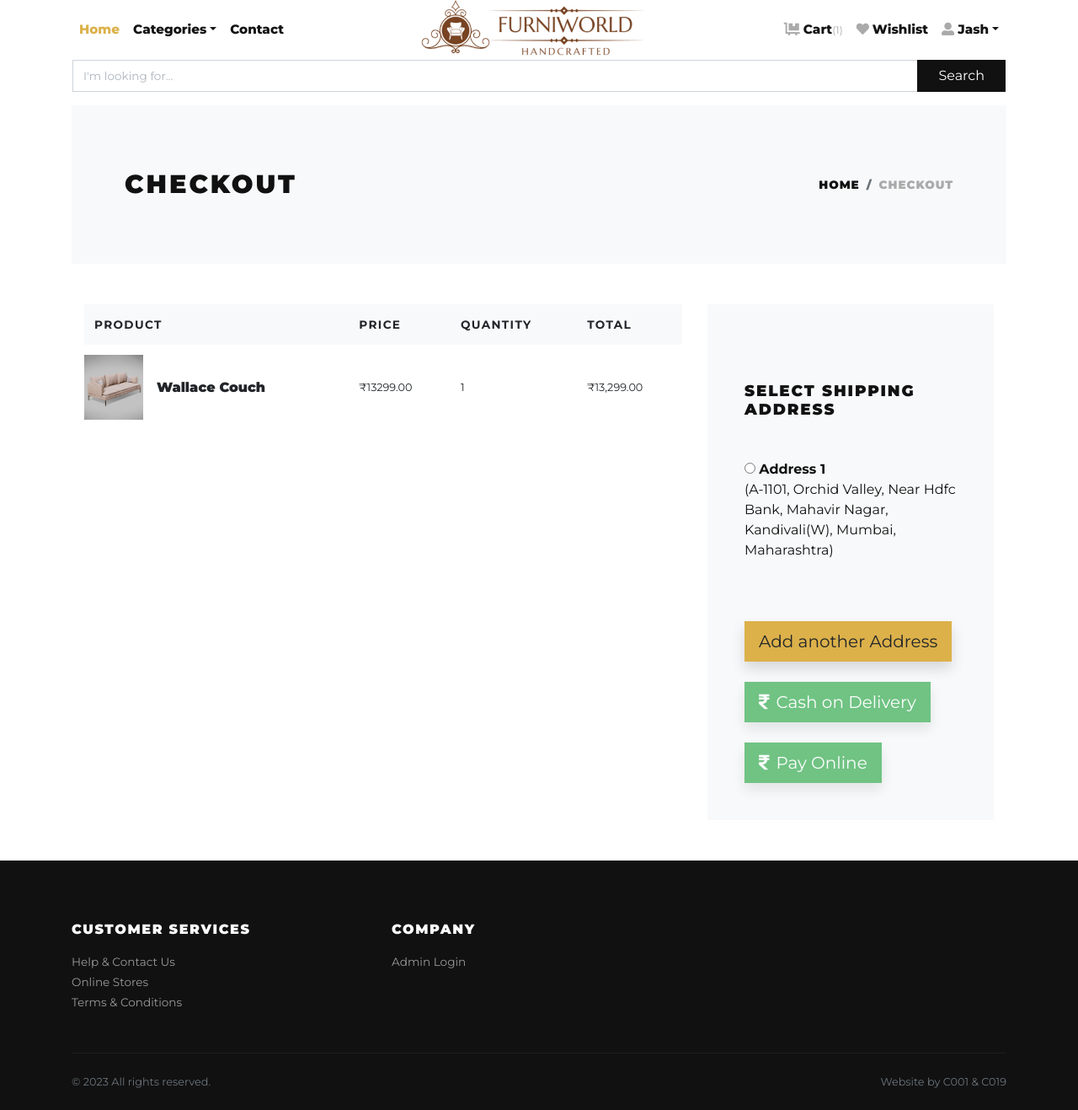
/checkout/ (signed in), run on the app's committed database.
### store/models.py (models this page shows, shortened)
class Cart(models.Model):
    user = models.ForeignKey(User, verbose_name="User", on_delete=models.CASCADE)
    product = models.ForeignKey(Product, verbose_name="Product", on_delete=models.CASCADE)
    quantity = models.PositiveIntegerField(default=1, verbose_name="Quantity")
    created_at = models.DateTimeField(auto_now_add=True, verbose_name="Created Date")
    updated_at = models.DateTimeField(auto_now=True, verbose_name="Updated Date")
    @property
    def total_price(self):
        return self.quantity * self.product.price

class Product(models.Model):
    title = models.CharField(max_length=150, verbose_name="Product Title")
    slug = models.SlugField(max_length=160, verbose_name="Product Slug")
    sku = models.CharField(max_length=255, unique=True, verbose_name="Unique Product ID (SKU)")
    short_description = models.TextField(verbose_name="Short Description")
    detail_description = models.TextField(blank=True, null=True, verbose_name="Detail Description")
    product_image = models.ImageField(upload_to='product', blank=True, null=True, verbose_name="Product Image")
    price = models.DecimalField(max_digits=8, decimal_places=2)
    category = models.ForeignKey(Category, verbose_name="Product Categoy", on_delete=models.CASCADE)
    is_active = models.BooleanField(verbose_name="Is Active?")
    is_featured = models.BooleanField(verbose_name="Is Featured?")
    created_at = models.DateTimeField(auto_now_add=True, verbose_name="Created Date")
    updated_at = models.DateTimeField(auto_now=True, verbose_name="Updated Date")
    t_model= models.FileField(upload_to='3dfile', max_length=200, blank=True, null=True, verbose_name="3D File")
    class Meta:
        verbose_name_plural = 'Products'
        ordering = ('-created_at', )

class Address(models.Model):
    user = models.ForeignKey(User, verbose_name="User", on_delete=models.CASCADE)
    flat_no = models.CharField(max_length=150, verbose_name="House No.")
    building_name = models.CharField(max_length=150, verbose_name="Building Name")
    locality = models.CharField(max_length=150, verbose_name="Nearest Location")
    city = models.CharField(max_length=150, verbose_name="City")
    state = models.CharField(max_length=150, verbose_name="State")

### store/views.py (the view)
# urls.py: path('checkout/', views.checkout, name="checkout"),
@login_required
def checkout(request):
    if request.method == 'POST':
        user = request.user
        address_id = request.POST.get('address')
        if address_id:
            address = get_object_or_404(Address, id=address_id)
            cart = Cart.objects.filter(user=user)
            for c in cart:
                Order.objects.create(user=user, address=address, product=c.product, quantity=c.quantity)
                c.delete()
            return render(request, 'store/success.html')
        else:
            messages.error(request, "Please select a valid address.")
            return redirect('store:cart')  # Redirect to the cart page or any other appropriate page
    else:
        user = request.user
        cart_products = Cart.objects.filter(user=user)
        addresses = Address.objects.filter(user=user)
        amount = decimal.Decimal(0)
        for cp in cart_products:
            temp_amount = (cp.quantity * cp.product.price)
            amount += temp_amount
        total_amount = amount
        context = {
            'cart_products': cart_products,
            'amount': amount,
            'total_amount': total_amount,
            'addresses': addresses,
        }
        return render(request, 'store/checkout.html', context)

### store/context_preprocessors.py (called while the page is built)
def store_menu(request):
    categories = Category.objects.filter(is_active=True)
    context = {
        'categories_menu': categories,
    }
    return context

def cart_menu(request):
    if request.user.is_authenticated:
        cart_items= Cart.objects.filter(user=request.user)
        context = {
            'cart_items': cart_items,
        }
    else:
        context = {}
    return context

### templates/store/checkout.html (shortened to what this page needs)
{% extends 'base.html' %}
{% load humanize %}
{% block content %}
<div class="container">
    <section class="py-5 bg-light">
        <div class="container">
            <div class="row px-4 px-lg-5 py-lg-4 align-items-center">
                <div class="col-lg-6">
                    <h1 class="h2 text-uppercase mb-0">Checkout</h1>
                </div>
                <div class="col-lg-6 text-lg-right">
                    <nav aria-label="breadcrumb">
                        <ol class="breadcrumb justify-content-lg-end mb-0 px-0">
                            <li class="breadcrumb-item"><a href="{% url 'store:home' %}">Home</a></li>
                            <li class="breadcrumb-item active" aria-current="page">Checkout</li>
                        </ol>
                    </nav>
                </div>
            </div>
        </div>
    </section>
    <section class="py-5">
        <div class="container">
            <div class="row">
                <div class="col-lg-8 mb-4 mb-lg-0">
                    <div class="table-responsive mb-4">
                        <table class="table">
                            <thead class="bg-light">
                                <tr>
                                    <th class="border-0" scope="col"><strong class="text-small text-uppercase">Product</strong></th>
                                    <th class="border-0" scope="col"><strong class="text-small text-uppercase">Price</strong></th>
                                    <th class="border-0" scope="col"><strong class="text-small text-uppercase">Quantity</strong></th>
                                    <th class="border-0" scope="col"><strong class="text-small text-uppercase">Total</strong></th>
                                </tr>
                            </thead>
                            <tbody>
                                {% for cart_product in cart_products %}
                                <tr>
                                    <td class="pl-0 border-0" scope="row">
                                        <div class="media align-items-center">
                                            <a class="reset-anchor d-block animsition-link" href="{% url 'store:product-detail' cart_product.product.slug %}"><img src="{{cart_product.product.product_image.url}}" alt="{{cart_product.product.title}}" width="70" /></a>
                                            <div class="media-body ml-3">
                                                <strong class="h6">{{ cart_product.product.title }}</strong>
                                            </div>
                                        </div>
                                    </td>
                                    <td class="align-middle border-0">
                                        <p class="mb-0 small">₹{{ cart_product.product.price }}</p>
                                    </td>
                                    <td class="align-middle border-0">
                                        <p class="mb-0 small">{{ cart_product.quantity }}</p>
                                    </td>
                                    <td class="align-middle border-0">
                                        <p class="mb-0 small">₹{{ cart_product.total_price|intcomma }}</p>
                                    </td>
                                </tr>
                                {% endfor %}
                            </tbody>
                        </table>
                    </div>
                </div>
                <div class="col-lg-4">
                    <div class="card border-0 rounded-0 p-lg-4 bg-light">
                        <div class="card-body">
                            <form method="POST" action="{% url 'store:checkout' %}" id="checkoutForm">
                                <h5 class="text-uppercase my-5">Select Shipping Address</h5>
                                {% if addresses %}
                                <ul style="list-style-type: none; padding-left: 0;">
                                    {% for address in addresses %}
                                    <li>
                                        <label>
                                            <input type="radio" id="address{{ forloop.counter }}" name="address" value="{{ address.id }}" onclick="enableCheckout()">
                                            <strong>Address {{ forloop.counter }}</strong><br>
                                            ({{ address.flat_no }}, {{ address.building_name }}, {{ address.locality }}, {{ address.city }}, {{ address.state }})
                                        </label>
                                    </li>
                                    {% endfor %}
                                </ul>
                                {% else %}
                                <p>You have no saved addresses. Please add an address before proceeding.</p>
                                <a href="{% url 'store:add-address' %}" class="btn btn-primary btn-lg shadow">Add Address</a>
                                {% endif %}
                                <br>
                                <br>
                                <a href="{% url 'store:add-address' %}" class="btn btn-primary btn-lg shadow">Add another Address</a>
                                <br>
                                <br>
                                <button type="submit" class="btn btn-success btn-lg shadow" id="cashOnDeliveryButton" disabled><i class="fas fa-rupee-sign mr-2"></i>Cash on Delivery</button>
                                <br>
                              </form>
                              <br>
                              <form action="{% url 'store:create-checkout-session' %}" method="POST">
                                <button type="submit" class="btn btn-success btn-lg shadow" id="payOnlineButton" disabled><i class="fas fa-rupee-sign mr-2"></i>Pay Online</button>
                            </form>
                        </div>
                    </div>
                </div>
            </div>
        </div>
    </section>
</div>
{% endblock %}

### templates/navbar.html (shortened to what this page needs)
{% load static %}
      <header class="header bg-white">
        <div class="container px-0 px-lg-3">
          <nav class="navbar navbar-expand-lg navbar-light py-3 px-lg-0"><a class="navbar-brand" href="{% url 'store:home' %}"><img src="{% static 'img/furniworld-2.png' %}" alt="FurniWorld" style="height: 85px;" class="logo-img"></a>
            <div class="collapse navbar-collapse" id="navbarSupportedContent">
              <ul class="navbar-nav mr-auto">
                <li class="nav-item">
                  <a class="nav-link active" href="{% url 'store:home' %}">Home</a>
                </li>
                <li class="nav-item dropdown"><a class="nav-link dropdown-toggle" id="pagesDropdown" href="#" data-toggle="dropdown" aria-haspopup="true" aria-expanded="false">Categories</a>
                </li>
                <li class="nav-item">
                  <a class="nav-link" href="{% url 'store:query' %}">Contact</a>
                </li>
              </ul>
              <ul class="navbar-nav ml-auto">
                {% if request.user.is_authenticated %}
                <li class="nav-item"><a class="nav-link" href="{% url 'store:cart' %}"> <i class="fas fa-dolly-flatbed mr-1 text-gray"></i>Cart<small class="text-gray">({{cart_items.count}})</small></a></li>
                <li class="nav-item"><a class="nav-link" href="{% url 'store:wishlist' %}"> <i class="far fa fa-heart mr-1 text-gray"></i>Wishlist</a></li>
                  <li class="nav-item dropdown"><a class="nav-link dropdown-toggle" id="pagesDropdown" href="#" data-toggle="dropdown" aria-haspopup="true" aria-expanded="false"><i class="fas fa-user-alt mr-1 text-gray"></i>{{ user }}</a></a>
                </li>
                {% else %}
                  <li class="nav-item"><a class="nav-link" href="{% url 'store:login' %}">Login</a></li>
                  <li class="nav-item"><a class="nav-link" href="{% url 'store:register' %}">Create Account</a></li>
                {% endif %}
              </ul>
            </div>
          </nav>
          <form action="/search">
            <div class="input-group mb-3">
              <input name="q" type="text" class="form-control" placeholder="I'm looking for..." required>
              <div class="input-group-append">
                <button class="btn btn-dark btn-block" type="submit" id="button-addon2">Search</button>
              </div>
            </div>
          </form>
        </div>
      </header>

### Furniworld/static/css/style.default.css (style rules this page uses)
.text-small { font-size: 0.85rem !important; }
.text-gray { color: #aaa !important; }
strong { font-weight: 700; }
.navbar { position: relative; }
@media (min-width: 992px) { .navbar-brand { position: absolute; top: 50%; left: 50%; -webkit-transform: translate(-50%, -50%); transform: translate(-50%, -50%); } }
.text-uppercase { text-transform: uppercase; letter-spacing: 0.1em; }
.reset-anchor { color: inherit; transition: all 0.3s; }
.navbar { padding: 0.5rem 1rem; }
.navbar-brand { display: inline-block; padding-top: 0.3125rem; padding-bottom: 0.3125rem; margin-right: 1rem; font-size: 1.25rem; }
.navbar-light .navbar-brand { color: #dcb14a; }
.navbar-light .navbar-nav .nav-link { color: rgba(17, 17, 17, 0.99); font-weight: 800; font-size: 0.95rem; transition: all 0.3s; }
.navbar-light .navbar-nav .show > .nav-link, .navbar-light .navbar-nav .active > .nav-link, .navbar-light .navbar-nav .nav-link.show, .navbar-light .navbar-nav .nav-link.active { color: #dcb14a; }
.btn { font-weight: 400; border: 1px solid transparent; font-family: inherit; padding: 0.375rem 1.5rem; font-size: 1rem; line-height: 1.5; border-radius: 0; transition: color 0.15s ease-in-out, background-color 0.15s ease-in-out, border-color 0.15s ease-in-out, box-shadow 0.15s ease-in-out; }
.btn.disabled, .btn:disabled { opacity: 0.65; }
.btn-primary { color: #212529; background-color: #dcb14a; border-color: #dcb14a; }
.btn-success { color: #fff; background-color: #28a745; border-color: #28a745; }
.btn-success.disabled, .btn-success:disabled { color: #fff; background-color: #28a745; border-color: #28a745; }
.btn-dark { color: #fff; background-color: #111111; border-color: #111111; }
.btn-lg { padding: 0.5rem 1rem; font-size: 1.25rem; line-height: 1.5; border-radius: 0; }
body { font-family: "Libre Franklin", sans-serif; font-size: 1rem; font-weight: 400; line-height: 1.5; color: #111111; background-color: #fff; }
a { color: #dcb14a; text-decoration: none; }
h1, h2, h3, h4, h5, h6, .h1, .h2, .h3, .h4, .h5, .h6 { margin-bottom: 0.5rem; font-family: inherit; font-weight: 900; line-height: 1.2; color: inherit; }
h1, .h1 { font-size: 2.2rem; }
h2, .h2 { font-size: 1.9rem; }
h5, .h5 { font-size: 1.15rem; }
h6, .h6 { font-size: 1rem; }
small, .small { font-size: 80%; font-weight: 400; }
.bg-light { background-color: #f8f9fa !important; }
.shadow { box-shadow: 0 0.5rem 1rem rgba(17, 17, 17, 0.15) !important; }
.form-control { padding: 0.375rem 0.75rem; font-size: 1rem; line-height: 1.5; color: #495057; background-color: #fff; border: 1px solid #ced4da; border-radius: 0; transition: border-color 0.15s ease-in-out, box-shadow 0.15s ease-in-out; }
.form-control::placeholder { color: #adb5bd; font-size: 0.85rem; font-weight: 400; }
.nav-link { padding: 0.5rem 1rem; }
.card { background-color: #fff; border: 1px solid rgba(17, 17, 17, 0.125); border-radius: 0; }
.card-body { padding: 1.25rem; }
.breadcrumb { background: #f8f9fa; }
.breadcrumb-item { font-size: 0.85rem; text-transform: uppercase; letter-spacing: 0.07em; font-weight: 900; color: #111111; }
.breadcrumb-item a { color: inherit; transition: all 0.3s; }
.breadcrumb-item.active { color: #aaa; }

### Furniworld/static/css/custom.css (style rules this page uses)
body { font-family: 'Montserrat', sans-serif; }
h1,h2,h3,h4,h5,h6 { font-family: 'Montserrat', sans-serif; }

### data on the page
Cart: product.product_image (picture), product "Wallace Couch", product.price "13299.00", quantity "1", total_price "13,299.00"
Address: flat_no "A-1101", building_name "Orchid Valley", locality "Near Hdfc Bank, Mahavir Nagar, Kandivali(W)", city "Mumbai", state "Maharashtra"

### other printed values
{{ cart_items.count }} "1"
{{ user }} "Jash"
